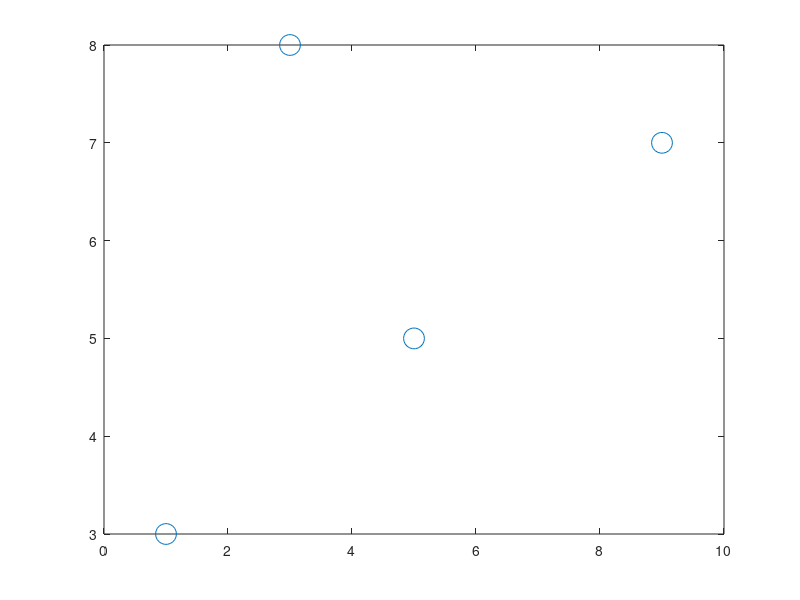
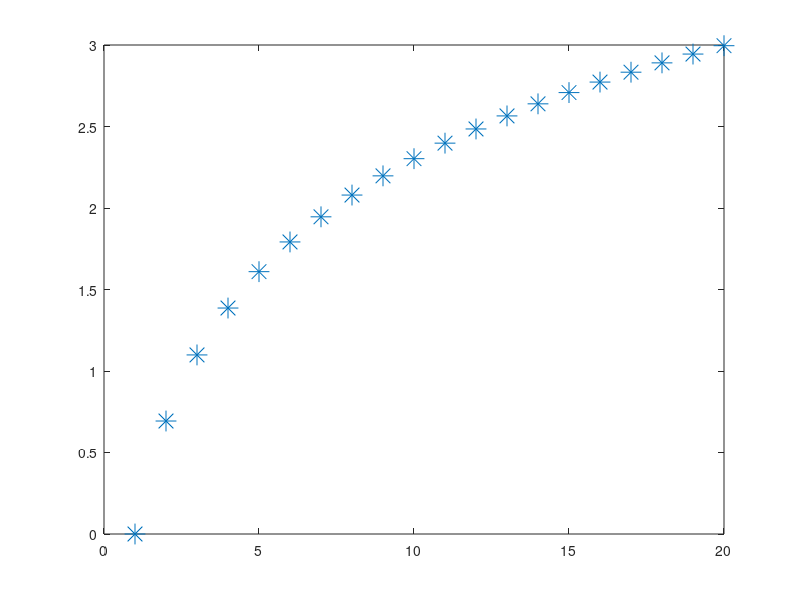

Source code (MATLAB) for these figures, in order:
%离散函数
x1=[1 3 5 9];
y1=[3 8 5 7];
figure(1)
plot(x1,y1,'o','MarkerSize',15)
x2=1:20;
y2=log(x2);
figure(2)
plot(x2,y2,'*','MarkerSize',15)